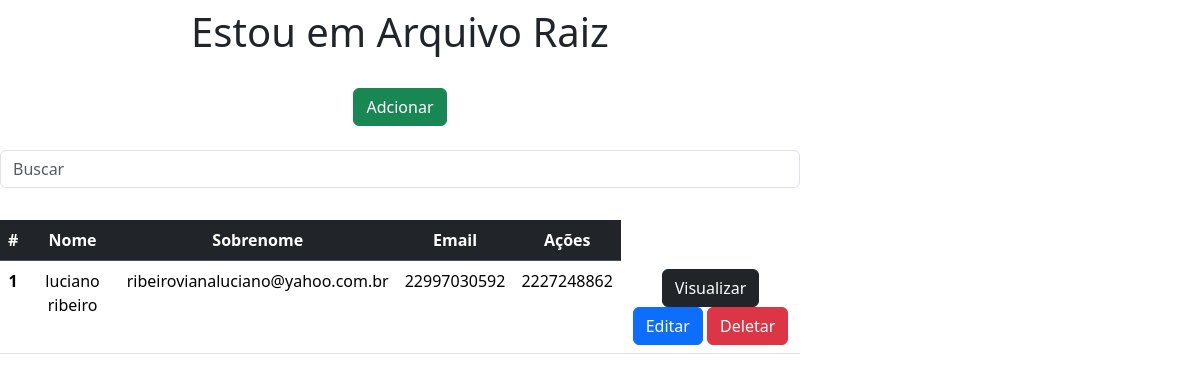
Page /cliente/ on the earlier database version.
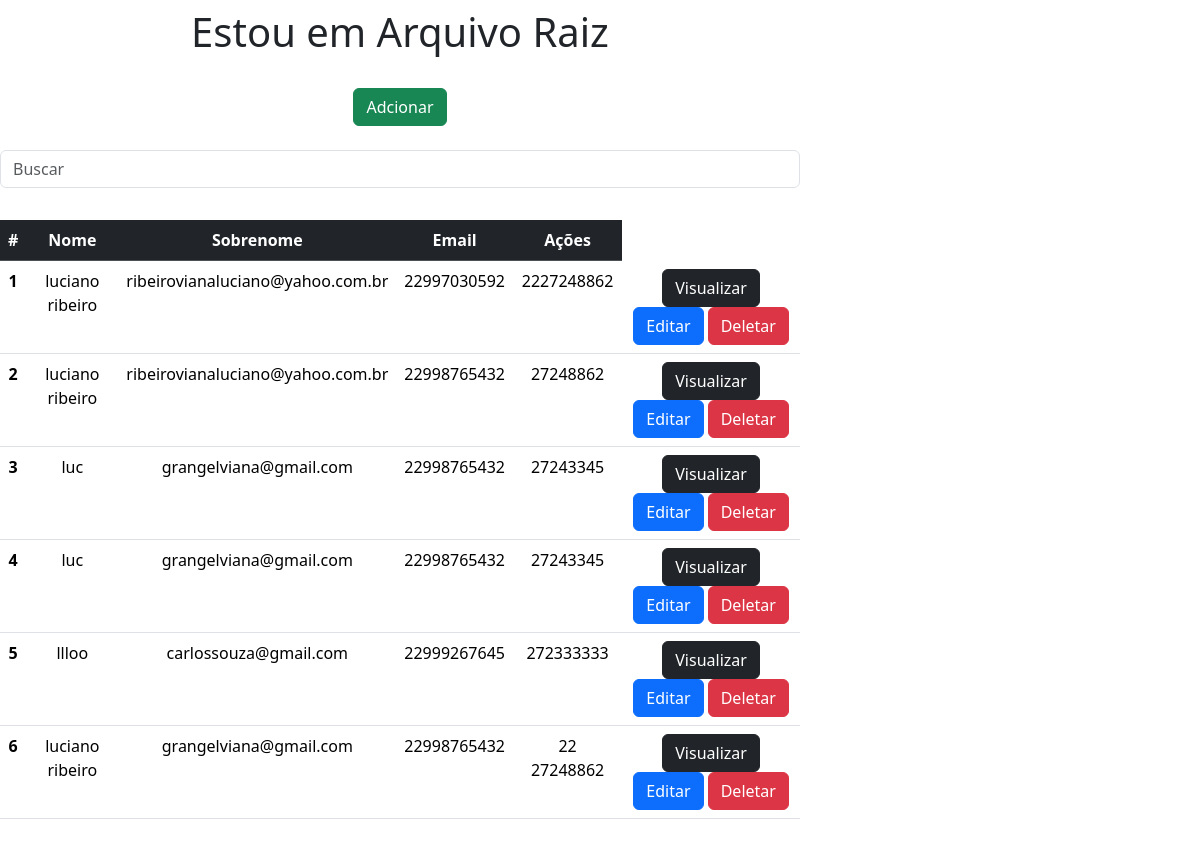
Same page on the later database version.
### cliente/models.py (models this page shows, shortened)
class Cliente(models.Model):
    nome = models.CharField(max_length=50)
    email = models.EmailField(max_length=50)
    celular = models.CharField(max_length=11, blank=True, null=True, verbose_name='Nº telefone celular')
    telefone_fixo = models.CharField(max_length=11, blank=True, null=True, verbose_name='Nº telefone fixo')

### cliente/views.py (the view)
# urls.py: path('cliente/', views.cliente, name='cliente'),
def cliente(request):
    data ={}
    search = request.GET.get('search')
    if search:
        data['db'] = Cliente.objects.filter(nome__icontains=search)
    else:
        data['db'] = Cliente.objects.all()
    return render(request,'index.html' ,data)

### cliente/templates/index.html (shortened to what this page needs)
<!DOCTYPE html>
<html>
    <head>
        <link href="https://cdn.jsdelivr.net/npm/bootstrap@5.3.3/dist/css/bootstrap.min.css" rel="stylesheet">
    </head>
    <body>
       <div class="col-8 m-alto pt-2 pb-2 text-center">
            <h1>Estou em Arquivo Raiz</h1>
       </div>
       <div class="col-8 m-alto pt-3 pb-2 text-center">
            <a href="/formulario" class="btn btn-success">Adcionar</a>
       </div>
        <div class="col-8 m-alto pt-3 pb-2 text-center">
            <form>
                <input type="text" id="search" name="search" class="form-control" placeholder="Buscar" >
            </form>
       </div>
       <div class="col-8 m-alto pt-4 pb-2 text-center">
            <table class="table">
                <thead class="table-dark">
                    <tr>
                    <th scope="col">#</th>
                    <th scope="col">Nome</th>
                    <th scope="col">Sobrenome</th>
                    <th scope="col">Email</th>
                    <th scope="col">Ações</th>
                    </tr>
                </thead>
                <tbody>
                {% for dbs in db %}
                <tr>
                    <th>{{dbs.id}}</th>
                    <td>{{dbs.nome}}</td>
                    <td>{{dbs.email}}</td>
                    <td>{{dbs.celular}}</td>
                    <td>{{dbs.telefone_fixo}}</td>
                    <td>
                        <a href="/view/{{dbs.id}}/" class=" btn btn-dark "> Visualizar </a>
                        <a href="/edit/{{dbs.id}}/" class=" btn btn-primary "> Editar </a>
                        <a href="/delete/{{dbs.id}}/" class=" btn btn-danger btnDel"> Deletar </a>
                    </td>
                </tr>
                {% endfor %}
                </tbody>
            </table>
       </div>
      {% load static %}
    </body>
</html>

Differences in the rows shown:
added Cliente: id "2", nome "luciano ribeiro", email "ribeirovianaluciano@yahoo.com.br", celular "22998765432", telefone_fixo "27248862"
added Cliente: id "3", nome "luc", email "grangelviana@gmail.com", celular "22998765432", telefone_fixo "27243345"
added Cliente: id "4", nome "luc", email "grangelviana@gmail.com", celular "22998765432", telefone_fixo "27243345"
added Cliente: id "5", nome "llloo", email "carlossouza@gmail.com", celular "22999267645", telefone_fixo "272333333"
added Cliente: id "6", nome "luciano ribeiro", email "grangelviana@gmail.com", celular "22998765432", telefone_fixo "22 27248862"
